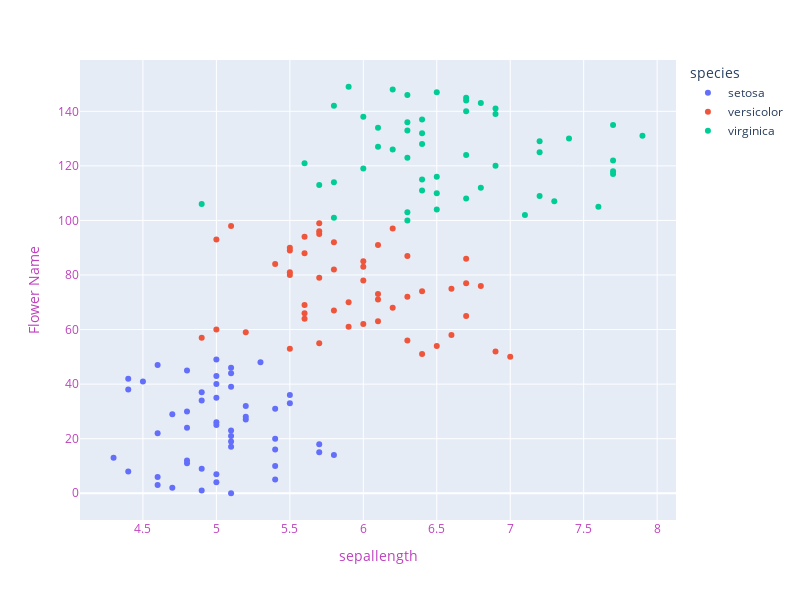

Write notebook code for a chart like this one.
### Code cell
fig = px.scatter(data_frame=iris, x='sepal_length',color='species')
fig.update_layout(width=800, height=600,
                  xaxis=dict(title='sepallength',color="#BF40BF"),
                 yaxis=dict(title="Flower Name",color="#BF40BF"))
fig.show()

### Figure 1 — Plotly figure (JSON) as saved in the notebook; plotly's stock layout.template omitted (floating-point values rounded to 4 significant figures)
{"data": [{"hovertemplate": "species=setosa<br>sepal_length=%{x}<br>index=%{y}<extra></extra>", "legendgroup": "setosa", "marker": {"color": "#636efa", "symbol": "circle"}, "mode": "markers", "name": "setosa", "orientation": "h", "showlegend": true, "type": "scatter", "x": [5.1, 4.9, 4.7, 4.6, 5, 5.4, 4.6, 5, 4.4, 4.9, 5.4, 4.8, 4.8, 4.3, 5.8, 5.7, 5.4, 5.1, 5.7, 5.1, 5.4, 5.1, 4.6, 5.1, 4.8, 5, 5, 5.2, 5.2, 4.7, 4.8, 5.4, 5.2, 5.5, 4.9, 5, 5.5, 4.9, 4.4, 5.1, 5, 4.5, 4.4, 5, 5.1, 4.8, 5.1, 4.6, 5.3, 5], "xaxis": "x", "y": [0, 1, 2, 3, 4, 5, 6, 7, 8, 9, 10, 11, 12, 13, 14, 15, 16, 17, 18, 19, 20, 21, 22, 23, 24, 25, 26, 27, 28, 29, 30, 31, 32, 33, 34, 35, 36, 37, 38, 39, 40, 41, 42, 43, 44, 45, 46, 47, 48, 49], "yaxis": "y"}, {"hovertemplate": "species=versicolor<br>sepal_length=%{x}<br>index=%{y}<extra></extra>", "legendgroup": "versicolor", "marker": {"color": "#EF553B", "symbol": "circle"}, "mode": "markers", "name": "versicolor", "orientation": "h", "showlegend": true, "type": "scatter", "x": [7, 6.4, 6.9, 5.5, 6.5, 5.7, 6.3, 4.9, 6.6, 5.2, 5, 5.9, 6, 6.1, 5.6, 6.7, 5.6, 5.8, 6.2, 5.6, 5.9, 6.1, 6.3, 6.1, 6.4, 6.6, 6.8, 6.7, 6, 5.7, 5.5, 5.5, 5.8, 6, 5.4, 6, 6.7, 6.3, 5.6, 5.5, 5.5, 6.1, 5.8, 5, 5.6, 5.7, 5.7, 6.2, 5.1, 5.7], "xaxis": "x", "y": [50, 51, 52, 53, 54, 55, 56, 57, 58, 59, 60, 61, 62, 63, 64, 65, 66, 67, 68, 69, 70, 71, 72, 73, 74, 75, 76, 77, 78, 79, 80, 81, 82, 83, 84, 85, 86, 87, 88, 89, 90, 91, 92, 93, 94, 95, 96, 97, 98, 99], "yaxis": "y"}, {"hovertemplate": "species=virginica<br>sepal_length=%{x}<br>index=%{y}<extra></extra>", "legendgroup": "virginica", "marker": {"color": "#00cc96", "symbol": "circle"}, "mode": "markers", "name": "virginica", "orientation": "h", "showlegend": true, "type": "scatter", "x": [6.3, 5.8, 7.1, 6.3, 6.5, 7.6, 4.9, 7.3, 6.7, 7.2, 6.5, 6.4, 6.8, 5.7, 5.8, 6.4, 6.5, 7.7, 7.7, 6, 6.9, 5.6, 7.7, 6.3, 6.7, 7.2, 6.2, 6.1, 6.4, 7.2, 7.4, 7.9, 6.4, 6.3, 6.1, 7.7, 6.3, 6.4, 6, 6.9, 6.7, 6.9, 5.8, 6.8, 6.7, 6.7, 6.3, 6.5, 6.2, 5.9], "xaxis": "x", "y": [100, 101, 102, 103, 104, 105, 106, 107, 108, 109, 110, 111, 112, 113, 114, 115, 116, 117, 118, 119, 120, 121, 122, 123, 124, 125, 126, 127, 128, 129, 130, 131, 132, 133, 134, 135, 136, 137, 138, 139, 140, 141, 142, 143, 144, 145, 146, 147, 148, 149], "yaxis": "y"}], "layout": {"height": 600, "legend": {"title": {"text": "species"}, "tracegroupgap": 0}, "margin": {"t": 60}, "width": 800, "xaxis": {"anchor": "y", "color": "#BF40BF", "domain": [0, 1], "title": {"text": "sepallength"}}, "yaxis": {"anchor": "x", "color": "#BF40BF", "domain": [0, 1], "title": {"text": "Flower Name"}}}}
